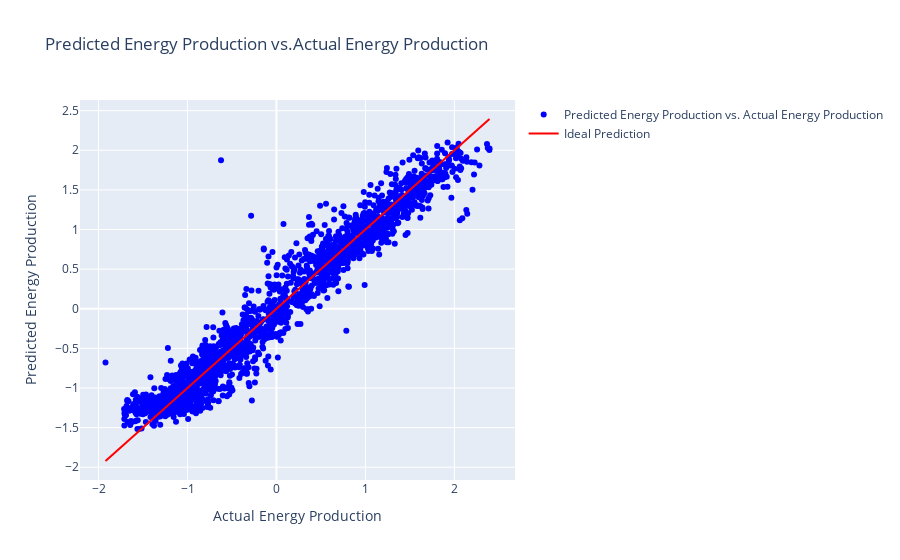

The notebook cell this image was saved under:
### Code cell
import plotly.graph_objects as go

y_pred = svm_model_2.predict(X_test)


fig = go.Figure()
fig.add_trace(go.Scatter(x=y_test, y=y_pred, mode='markers',
                         marker=dict(color='blue'),
                         name='Predicted Energy Production vs. Actual Energy Production'))
fig.add_trace(go.Scatter(x=[min(y_test), max(y_test)], y=[min(y_test), max(y_test)],
                         mode='lines',
                         marker=dict(color='red'),
                         name='Ideal Prediction'))
fig.update_layout(
    title='Predicted Energy Production vs.Actual Energy Production',
    xaxis_title='Actual Energy Production',
    yaxis_title='Predicted Energy Production'
)
fig.show()

### Figure 1 — Plotly figure (JSON) as saved in the notebook; plotly's stock layout.template omitted (floating-point values rounded to 4 significant figures; data arrays with more than 128 entries replaced by an {"elided": "..."} marker saying what was removed)
{"data": [{"marker": {"color": "blue"}, "mode": "markers", "name": "Predicted Energy Production vs. Actual Energy Production", "type": "scatter", "x": {"elided": "1914 float values"}, "y": {"elided": "1914 float values"}}, {"marker": {"color": "red"}, "mode": "lines", "name": "Ideal Prediction", "type": "scatter", "x": [-1.922, 2.395], "y": [-1.922, 2.395]}], "layout": {"title": {"text": "Predicted Energy Production vs.Actual Energy Production"}, "xaxis": {"title": {"text": "Actual Energy Production"}}, "yaxis": {"title": {"text": "Predicted Energy Production"}}}}
